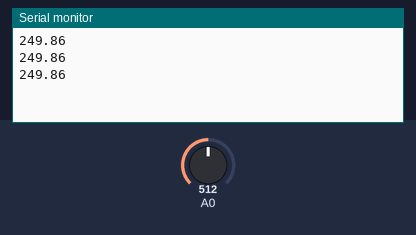
Bench run of a sketch on a simulated Arduino Uno, built with avr-gcc and run on an emulated ATmega328P. Shown: the last lines printed to the serial monitor. Inputs (shaded band) come from the test bench; at power-on: A0 = 512.

Above: at 1.3 s.
1.4 s: A0 set to 716
At 1.9 s:
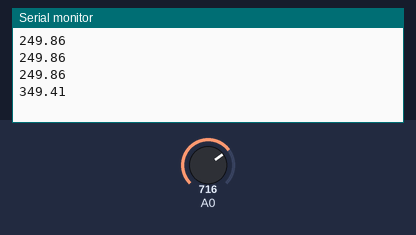
2.9 s: A0 set to 900
At 3.4 s:
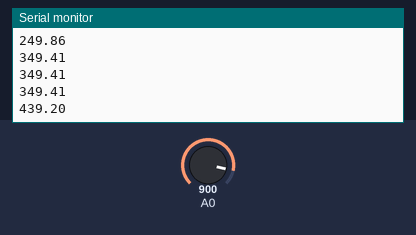
Timing chart, 0 to 5.9 s (numbered marks = the images above; inputs shaded):
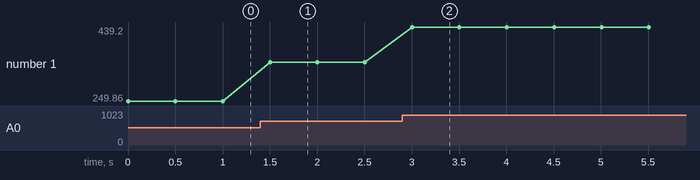

The sketch:

temperature_sensor.ino
```cpp
void setup() {
  Serial.begin(9600);
  // put your setup code here, to run once:
}

void loop() {
  // put your main code here, to run repeatedly:
float temperature = analogRead(A0);
  temperature = ((temperature * 4.88)/10);
  Serial.println(temperature);
  delay(500);
}
```

Measured:
- after the input at 1.4 s, the serial monitor: prints a new line after 0.10 s (image 1)
- after the input at 2.9 s, the serial monitor: prints a new line after 0.10 s (image 2)
- plotted number 1: 249.86 → 349.41 after the input at 1.4 s, 349.41 → 439.2 after the input at 2.9 s
